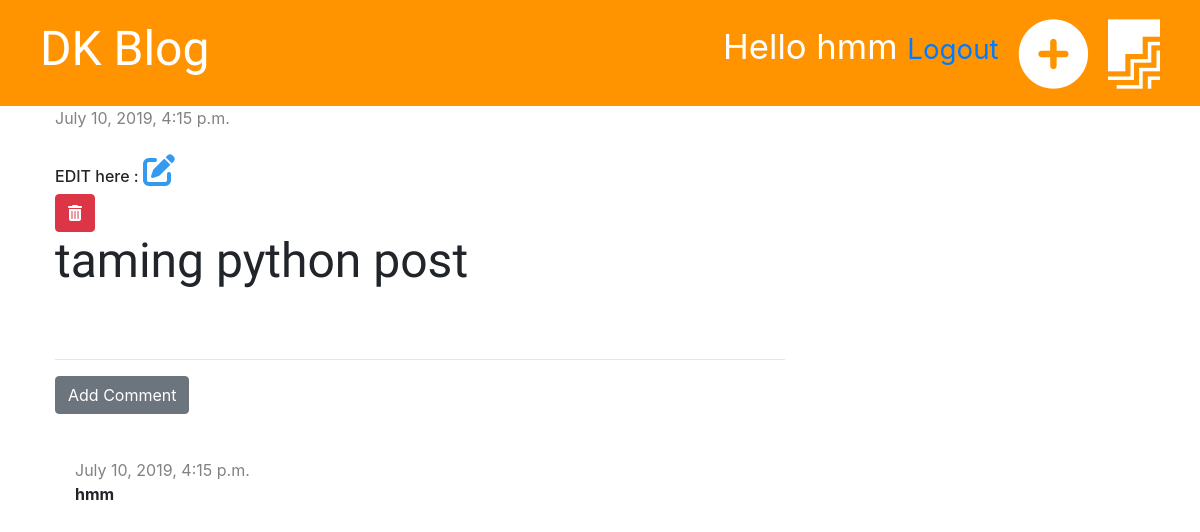
Before: /post/10/ (signed in) with the older database file.
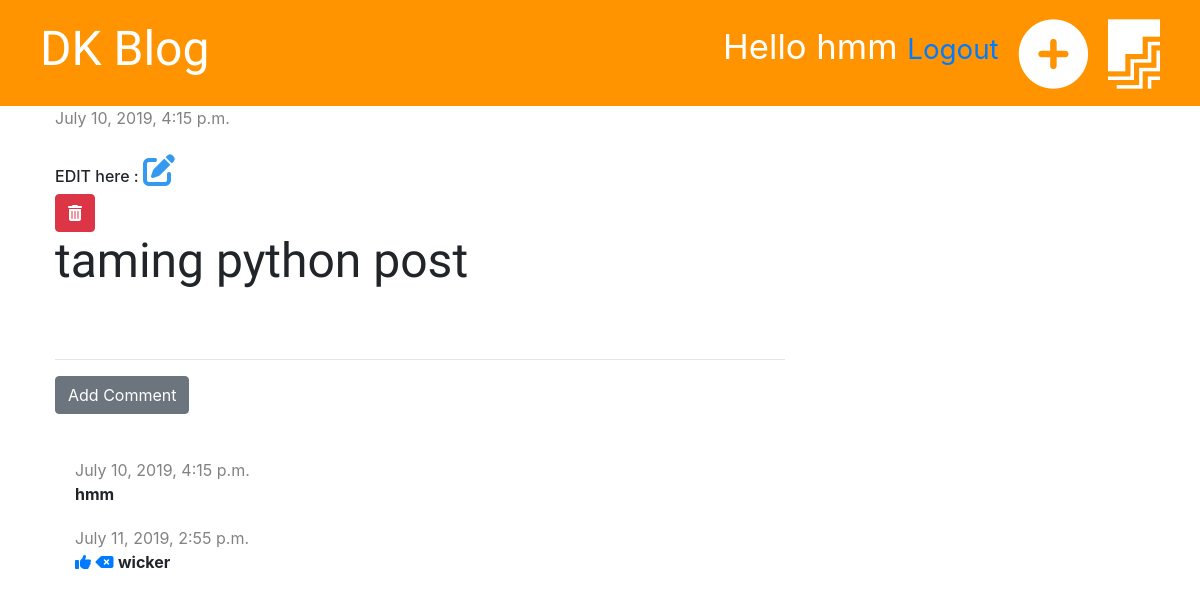
After: the same page with the newer database file.
### blog/models.py (models this page shows, shortened)
class Comment(models.Model):
    post = models.ForeignKey('blog.Post', on_delete=models.CASCADE, related_name='comments')
    author = models.CharField(max_length=200)
    text = models.TextField()
    created_date = models.DateTimeField(default=timezone.now)
    approved = models.BooleanField(default=False)

### blog/views.py (the view)
# urls.py: path('post/<int:pk>/', views.post_detail, name='post_detail'),
def post_detail(request,pk):
    post = get_object_or_404(Post,pk=pk)
    stuff_for_frontend = {'post':post}
    return render(request, 'blog/post_detail.html', stuff_for_frontend)

### blog/templatetags/markdownify.py (called while the page is built)
@register.filter
def markdown(value):
    renderer = HighlightRenderer()
    markdown = mistune.Markdown(renderer=renderer)
    return markdown(value)

### blog/templates/blog/post_detail.html (shortened to what this page needs)
{% extends 'blog/base.html'%}
{% load markdownify %}
{% block content%}
    <div class="post">
        {% if post.published_date  %}
                <div class="date">
                    {{post.published_date}}
                </div>
        {% endif %}
        <br>
        {% if post.published_date and user.is_authenticated %}
            <h6>EDIT here :  <a href="{% url 'post_edit' pk=post.pk %}"><i class="fas fa-edit fa-2x fa-spin" style="color: #339af0;"></i></a></h6>
            <a href="{% url 'post_delete' pk=post.pk %}" class="btn btn-danger" onclick="return confirm('Are you sure you want to delete this post?')"><i class="fas fa-trash-alt"></i></a>
        {% endif %}
        <h1>{{post.title}}</h1>
    </div>
    <hr>
    <a href="{% url 'add_comment_to_post' pk=post.pk %}" class="btn btn-secondary">Add Comment</a>
    <br>
    <br>
    {% for comment in post.comments.all %}
        {% if user.is_authenticated or comment.approved %}
            <div class="comment">
                <div class="date">
                    {{ comment.created_date }}
                </div>
                {% if not comment.approved  and user.is_superuser %}
                <a href="{% url 'comment_approve' pk=comment.pk %}"><i class="fas fa-thumbs-up"></i></a>
                <a href="{% url 'comment_remove' pk=comment.pk %}" <i class="fas fa-backspace"></i></a>
                {% endif %}
                <strong>{{comment.author}}</strong>
            </div>
        {% endif %}
    {% empty %}
        <p>NO comments yet.....</p>
    {% endfor %}
{% endblock %}

Changed rows visible on the page:
added Comment: created_date "July 11, 2019, 2:55 p.m.", approved False (drawn), author "wicker"
